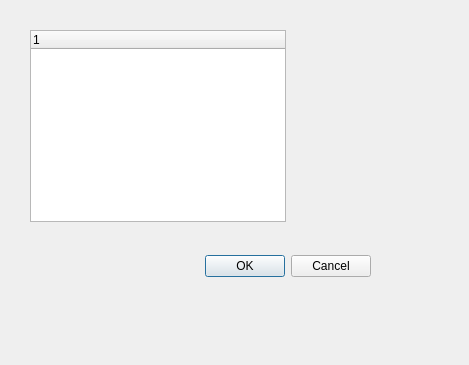
<?xml version="1.0" encoding="UTF-8"?>
<ui version="4.0">
 <class>Dialog</class>
 <widget class="QDialog" name="Dialog">
  <property name="geometry">
   <rect>
    <x>0</x>
    <y>0</y>
    <width>469</width>
    <height>365</height>
   </rect>
  </property>
  <property name="windowTitle">
   <string>Dialog</string>
  </property>
  <widget class="QWidget" name="layoutWidget">
   <property name="geometry">
    <rect>
     <x>20</x>
     <y>250</y>
     <width>351</width>
     <height>33</height>
    </rect>
   </property>
   <layout class="QHBoxLayout">
    <property name="spacing">
     <number>6</number>
    </property>
    <property name="margin">
     <number>0</number>
    </property>
    <item>
     <spacer>
      <property name="orientation">
       <enum>Qt::Horizontal</enum>
      </property>
      <property name="sizeHint" stdset="0">
       <size>
        <width>131</width>
        <height>31</height>
       </size>
      </property>
     </spacer>
    </item>
    <item>
     <widget class="QPushButton" name="okButton">
      <property name="text">
       <string>OK</string>
      </property>
     </widget>
    </item>
    <item>
     <widget class="QPushButton" name="cancelButton">
      <property name="text">
       <string>Cancel</string>
      </property>
     </widget>
    </item>
   </layout>
  </widget>
  <widget class="QTreeWidget" name="treeWidget">
   <property name="geometry">
    <rect>
     <x>30</x>
     <y>30</y>
     <width>256</width>
     <height>192</height>
    </rect>
   </property>
   <column>
    <property name="text">
     <string notr="true">1</string>
    </property>
   </column>
  </widget>
 </widget>
 <resources/>
 <connections>
  <connection>
   <sender>okButton</sender>
   <signal>clicked()</signal>
   <receiver>Dialog</receiver>
   <slot>accept()</slot>
   <hints>
    <hint type="sourcelabel">
     <x>278</x>
     <y>253</y>
    </hint>
    <hint type="destinationlabel">
     <x>96</x>
     <y>254</y>
    </hint>
   </hints>
  </connection>
  <connection>
   <sender>cancelButton</sender>
   <signal>clicked()</signal>
   <receiver>Dialog</receiver>
   <slot>reject()</slot>
   <hints>
    <hint type="sourcelabel">
     <x>369</x>
     <y>253</y>
    </hint>
    <hint type="destinationlabel">
     <x>179</x>
     <y>282</y>
    </hint>
   </hints>
  </connection>
 </connections>
</ui>
